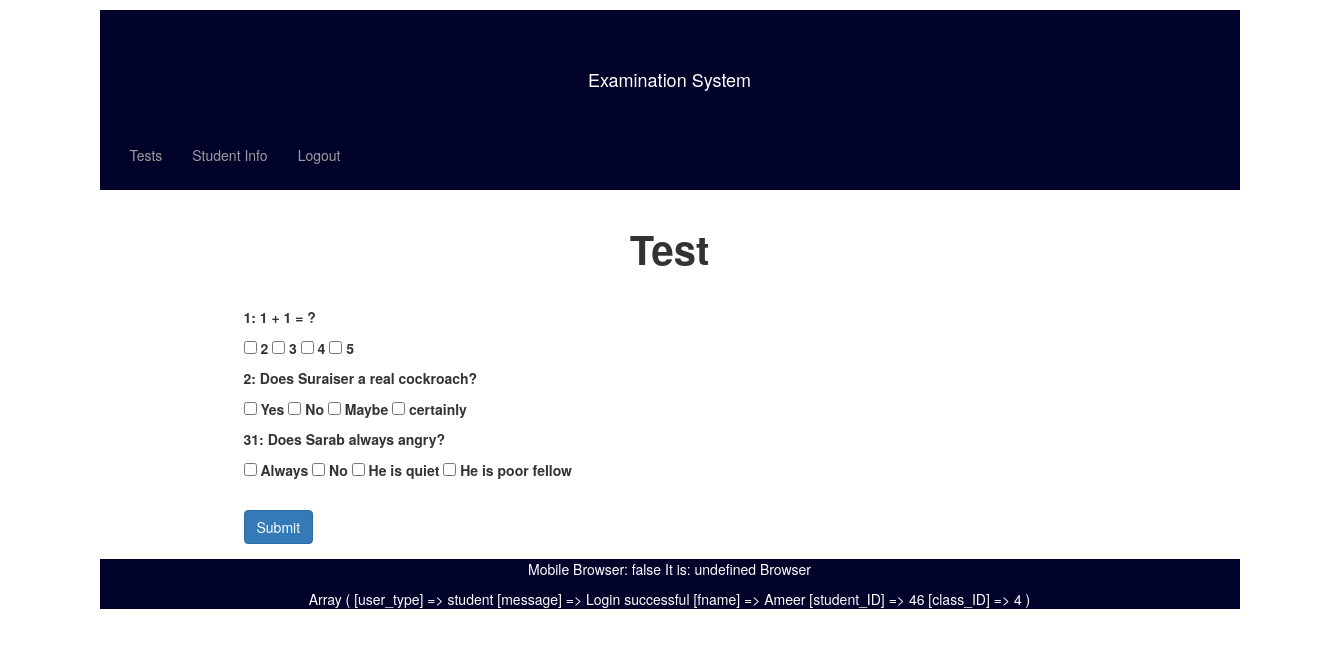
Page /get_question.php?test_ID=23 (signed in) on the committed database.
### tables this page shows
CREATE TABLE `question` (
  `question_ID` int(10) UNSIGNED NOT NULL,
  `question_number` int(10) NOT NULL,
  `question` text NOT NULL,
  `answer` text NOT NULL,
  `A` varchar(255) NOT NULL,
  `B` varchar(255) NOT NULL,
  `C` varchar(255) NOT NULL,
  `D` varchar(255) NOT NULL,
  `teacher_ID` int(10) UNSIGNED NOT NULL,
  `test_ID` int(10) UNSIGNED NOT NULL
);

### control/select_get_question.php (called while the page is built)
<?php
$test_ID = $_GET['test_ID'];
$contentquery = "SELECT * FROM question WHERE test_ID = ".$test_ID." order by question_number ASC";
    $conn = dbConnect();
    $stmt = $conn->prepare($contentquery);
    $stmt->execute();
    $staticresult = $stmt->fetchAll(PDO::FETCH_ASSOC);
	  ?>

### get_question.php (the view, shortened to what this page needs)
<?php
include "header.php";
include "menuforstudent.php";
?>
<fieldset>
	<p style="font-weight: bold; font-size: 40px;">Test</p><br>
	<?php	include "control/select_get_question.php";?>
	<form method="POST" action="control/calculate_result.php?test_ID=<?php echo $_GET['test_ID']; ?>">
		<div class="container" style="font-weight: bold; text-align: left">
			<div class="container" style="font-weight: bold; text-align: left">
				<?php
	foreach($staticresult as $row){
      echo "
        <p>".$row['question_number'].": ".$row['question']."</p>
        <p>
            <input type='checkbox' name='".$row['question_ID']."[]' value='A'> ".$row['A']."
            <input type='checkbox' name='".$row['question_ID']."[]' value='B'> ".$row['B']."
            <input type='checkbox' name='".$row['question_ID']."[]' value='C'> ".$row['C']."
            <input type='checkbox' name='".$row['question_ID']."[]' value='D'> ".$row['D']."
        </p>
        ";
	} ?>
				<br>
				<div class="form-group">
					<input type="submit" class="btn btn-primary" value="Submit">
				</div>
			</div>
		</div>
	</form>
</fieldset>
<?php
include "footer.php";
?>

### header.php (shortened to what this page needs)
<!doctype html>
<html>
<head>
<link href="css/css.css" rel="stylesheet" type="text/css">
<link rel="stylesheet" href="https://maxcdn.bootstrapcdn.com/bootstrap/3.3.5/css/bootstrap.min.css">
<link rel="stylesheet" href="//code.jquery.com/ui/1.12.1/themes/base/jquery-ui.css">
</head>
<body>
<div class="container main-container">
	<header>
		<h4>Examination System</h4>
	</header>

### menuforstudent.php (shortened to what this page needs)
<nav class="navbar-inverse navbar-light" style="background-color: #00022A; margin-bottom: 30px;  position: relative; z-index: 10000; ">
            <div class="collapse navbar-collapse js-navbar-collapse">
                <ul class="nav navbar-nav" style="background-color: #00022A;">
                    <li><a href="#section_three" onClick="location.href='get_test.php'">Tests</a> </li>
                    <li><a href="#section_four"  onClick="location.href='student_info.php'">Student Info</a> </li>
                    <li><a href="logout.php">Logout</a></li>
                </ul>
            </div>
        </nav>
	<section>

### footer.php (shortened to what this page needs)
	</section>
	<footer>
<div class="ui info message">
<div class="ui error message">
	<p id="browserCheck">Browser Check</p>
<?php
        print_r($_SESSION);
?>
            </div>
		</div>
<?php
    if(isset($_SESSION['message'])) {
        echo '<div class="ui info message">';
        echo '</div>';
    }
?>
</div>
</body>
</html>

### css/css.css (style rules this page uses)
.main-container { width: 100%; height: auto; }
header, footer { width: 100%; height: 120px; background-color:#00022A; text-align: center; color: white; }
h4 { padding-top: 60px; font-size: 25px; }
nav { top: 0; left: 0; width: 100%; height: 60px; display: block; }
ul { display: table; width: 100%; }
a { text-decoration: none; }
section { width: 80%; height: auto; margin: auto; align-items: center; text-align: center; }
footer { width: 100%; height: 50px; margin: auto; text-align: center; background-color:#00022A; color: white; }

### rows in the picture
question: question_number "1", question "1 + 1 = ?", A "2", B "3", C "4", D "5"
question: question_number "2", question "Does Suraiser a real cockroach?", A "Yes", B "No", C "Maybe", D "certainly"
question: question_number "31", question "Does Sarab always angry?", A "Always", B "No", C "He is quiet", D "He is poor fellow"
